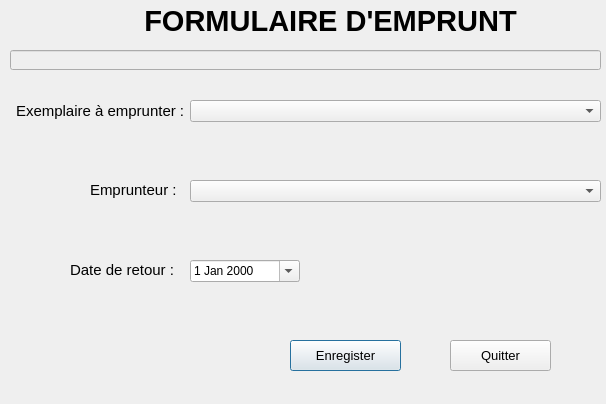
<?xml version="1.0" encoding="UTF-8"?>
<ui version="4.0">
 <class>Add_Emprunt</class>
 <widget class="QDialog" name="Add_Emprunt">
  <property name="geometry">
   <rect>
    <x>0</x>
    <y>0</y>
    <width>606</width>
    <height>404</height>
   </rect>
  </property>
  <property name="windowTitle">
   <string>Dialog</string>
  </property>
  <widget class="QPushButton" name="valider">
   <property name="geometry">
    <rect>
     <x>290</x>
     <y>340</y>
     <width>111</width>
     <height>31</height>
    </rect>
   </property>
   <property name="font">
    <font>
     <pointsize>10</pointsize>
    </font>
   </property>
   <property name="text">
    <string>Enregister</string>
   </property>
   <property name="default">
    <bool>true</bool>
   </property>
  </widget>
  <widget class="QPushButton" name="annuler">
   <property name="geometry">
    <rect>
     <x>450</x>
     <y>340</y>
     <width>101</width>
     <height>31</height>
    </rect>
   </property>
   <property name="font">
    <font>
     <pointsize>10</pointsize>
    </font>
   </property>
   <property name="text">
    <string>Quitter</string>
   </property>
   <property name="autoDefault">
    <bool>true</bool>
   </property>
  </widget>
  <widget class="QLineEdit" name="idEdit">
   <property name="enabled">
    <bool>false</bool>
   </property>
   <property name="geometry">
    <rect>
     <x>10</x>
     <y>50</y>
     <width>591</width>
     <height>20</height>
    </rect>
   </property>
   <property name="font">
    <font>
     <pointsize>3</pointsize>
    </font>
   </property>
   <property name="alignment">
    <set>Qt::AlignRight|Qt::AlignTrailing|Qt::AlignVCenter</set>
   </property>
  </widget>
  <widget class="QLabel" name="label_4">
   <property name="geometry">
    <rect>
     <x>110</x>
     <y>-10</y>
     <width>441</width>
     <height>61</height>
    </rect>
   </property>
   <property name="font">
    <font>
     <pointsize>22</pointsize>
     <weight>75</weight>
     <bold>true</bold>
    </font>
   </property>
   <property name="text">
    <string>FORMULAIRE D'EMPRUNT</string>
   </property>
   <property name="alignment">
    <set>Qt::AlignCenter</set>
   </property>
  </widget>
  <widget class="QLabel" name="label_7">
   <property name="geometry">
    <rect>
     <x>160</x>
     <y>210</y>
     <width>47</width>
     <height>13</height>
    </rect>
   </property>
   <property name="text">
    <string/>
   </property>
  </widget>
  <widget class="QLabel" name="label_2">
   <property name="geometry">
    <rect>
     <x>16</x>
     <y>100</y>
     <width>171</width>
     <height>21</height>
    </rect>
   </property>
   <property name="font">
    <font>
     <pointsize>11</pointsize>
    </font>
   </property>
   <property name="text">
    <string>Exemplaire à emprunter :</string>
   </property>
  </widget>
  <widget class="QComboBox" name="exemplaire">
   <property name="geometry">
    <rect>
     <x>190</x>
     <y>100</y>
     <width>411</width>
     <height>22</height>
    </rect>
   </property>
   <property name="font">
    <font>
     <pointsize>11</pointsize>
    </font>
   </property>
  </widget>
  <widget class="QLabel" name="label_3">
   <property name="geometry">
    <rect>
     <x>90</x>
     <y>180</y>
     <width>91</width>
     <height>20</height>
    </rect>
   </property>
   <property name="font">
    <font>
     <pointsize>11</pointsize>
    </font>
   </property>
   <property name="text">
    <string>Emprunteur :</string>
   </property>
  </widget>
  <widget class="QComboBox" name="adherant">
   <property name="geometry">
    <rect>
     <x>190</x>
     <y>180</y>
     <width>411</width>
     <height>22</height>
    </rect>
   </property>
   <property name="font">
    <font>
     <pointsize>11</pointsize>
    </font>
   </property>
  </widget>
  <widget class="QLabel" name="label">
   <property name="geometry">
    <rect>
     <x>70</x>
     <y>260</y>
     <width>111</width>
     <height>20</height>
    </rect>
   </property>
   <property name="font">
    <font>
     <pointsize>11</pointsize>
    </font>
   </property>
   <property name="text">
    <string>Date de retour :</string>
   </property>
  </widget>
  <widget class="QDateEdit" name="dateEdit">
   <property name="geometry">
    <rect>
     <x>190</x>
     <y>260</y>
     <width>110</width>
     <height>22</height>
    </rect>
   </property>
   <property name="calendarPopup">
    <bool>true</bool>
   </property>
  </widget>
 </widget>
 <resources/>
 <connections/>
</ui>
